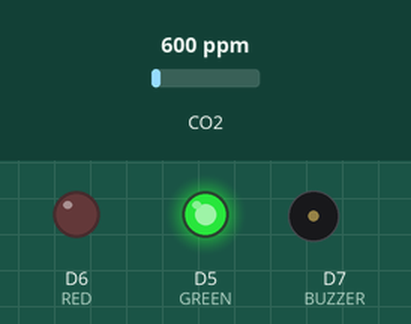
Recording of a sketch running on a simulated ESP8266 (NodeMCU). On the bench: output pins drawn as LEDs (lit = HIGH), buzzer (waves = sounding, pin HIGH). The test bench sets the inputs (shaded band); at power-on: CO2 600 ppm. WiFi joins after 1.5 s; servers stay silent unless stated; what the sketch prints to the serial monitor is not drawn.

Above: at 2.7 s.
2.8 s: CO2 set to 967 ppm
5.7 s: CO2 set to 1020 ppm
At 6.6 s:
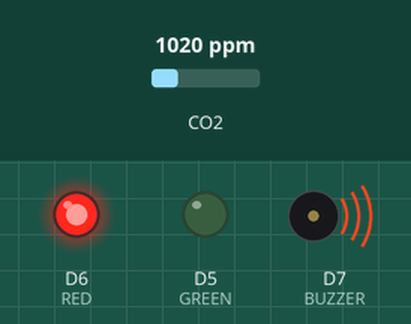
8.6 s: CO2 set to 452 ppm
At 11.7 s:
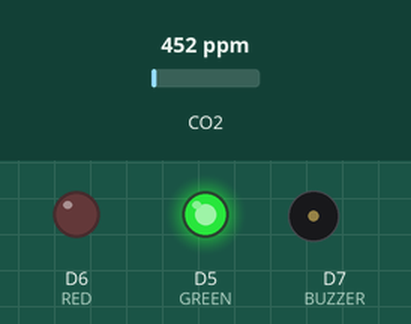
12.6 s: CO2 set to 1050 ppm
At 14.6 s:
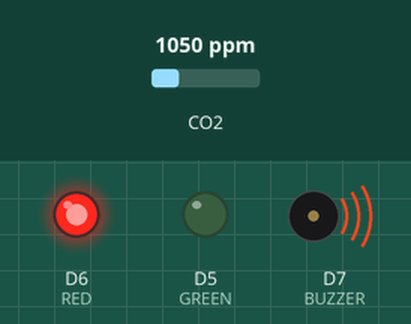
Timing chart, 0 to 16.1 s (numbered marks = the images above; inputs shaded):
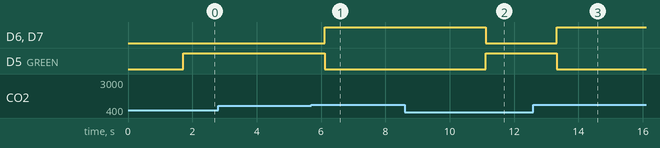

The sketch:

Luftkvalitet_overvakning.ino
```cpp
#include "MQ135.h"
#include <ESP8266WiFi.h>

#define D5 14
#define D6 12
#define D7 13

String apiKey = "JUVRZNJWQOWXH8O2"; // Enter your Write API key from ThingSpeak
const char *ssid = "wifi ssid";   // replace with your WiFi SSID
const char *pass = "password";        // replace with your WiFi password
const char *server = "api.thingspeak.com";
const int sensorPin = 0;
int air_quality;

#define MQ2 A0
#define GREEN D5
#define RED D6
#define BUZZER D7


WiFiClient client;

void setup()
{
  Serial.begin(115200);
  delay(10);

  Serial.println("Connecting to ");
  Serial.println(ssid);

  WiFi.begin(ssid, pass);

  while (WiFi.status() != WL_CONNECTED)
  {
    delay(500);
    Serial.print(".");
  }
  Serial.println("");
  Serial.println("WiFi connected");

  pinMode(GREEN, OUTPUT);
  pinMode(RED, OUTPUT);
  pinMode(BUZZER, OUTPUT);
}

void loop()
{
  MQ135 gasSensor = MQ135(A0);
  air_quality = gasSensor.getPPM();

  if (client.connect(server, 80))
  {
    String postStr = apiKey;
    postStr += "&field1=";
    postStr += String(air_quality);
    postStr += "\r\n\r\n";

    client.print("POST /update HTTP/1.1\n");
    client.print("Host: api.thingspeak.com\n");
    client.print("Connection: close\n");
    client.print("X-THINGSPEAKAPIKEY: " + apiKey + "\n");
    client.print("Content-Type: application/x-www-form-urlencoded\n");
    client.print("Content-Length: ");
    client.print(postStr.length());
    client.print("\n\n");
    client.print(postStr);

    Serial.print("Air Quality: ");
    Serial.print(air_quality);
    Serial.println(" PPM. Sent to ThingSpeak.");

    // Control LED and Buzzer based on air quality level
    if (air_quality > 1000)
    {
      digitalWrite(GREEN, LOW);
      digitalWrite(RED, HIGH);
      digitalWrite(BUZZER, HIGH);
      Serial.println("Det finns gas här..");
      delay(300);

    }
    else
    {
      digitalWrite(GREEN, HIGH);
      digitalWrite(RED, LOW);
      digitalWrite(BUZZER, LOW);
    }
  }

  client.stop();

  Serial.println("Waiting...");

  // ThingSpeak needs a minimum 2 sec delay between updates
  delay(2000);
}
```

Measured:
- the behaviour switches between 1000 and 1001 ppm on CO2 (found by bisection; images 0 and 1)
- after the input at 2.8 s, every drawn part: stays the same
- after the input at 5.7 s, D6 (RED), D7 (BUZZER): LOW → HIGH after 0.42 s; D5 (GREEN): HIGH → LOW after 0.42 s
- after the input at 8.6 s, D6 (RED), D7 (BUZZER): HIGH → LOW after 2.5 s; D5 (GREEN): LOW → HIGH after 2.5 s
- after the input at 12.6 s, D6 (RED), D7 (BUZZER): LOW → HIGH after 0.72 s; D5 (GREEN): HIGH → LOW after 0.72 s
